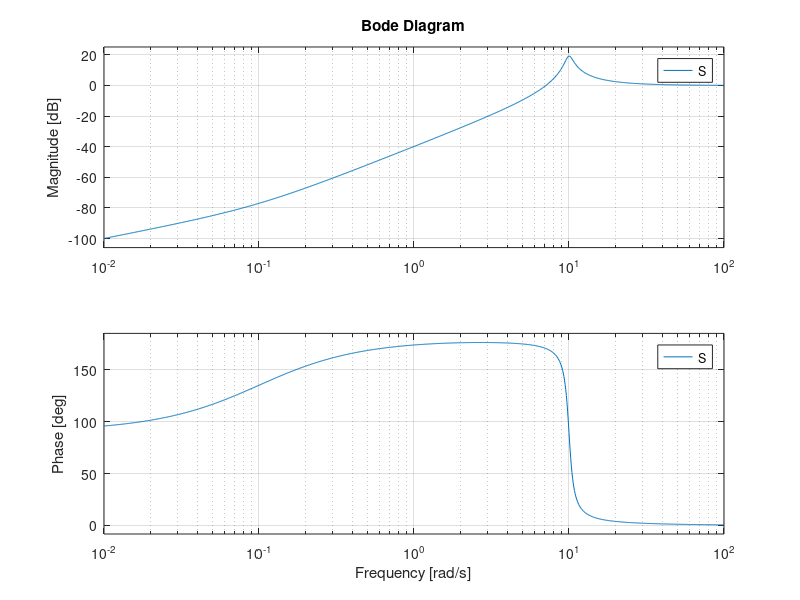
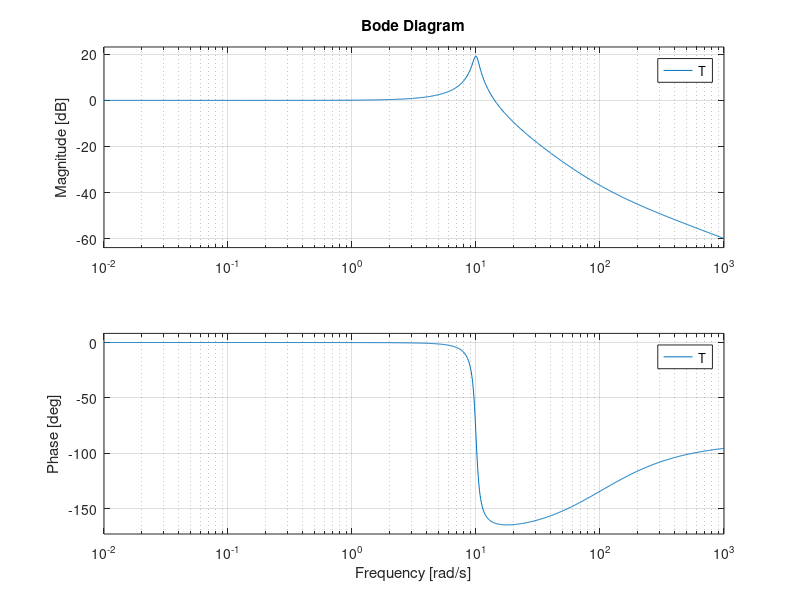
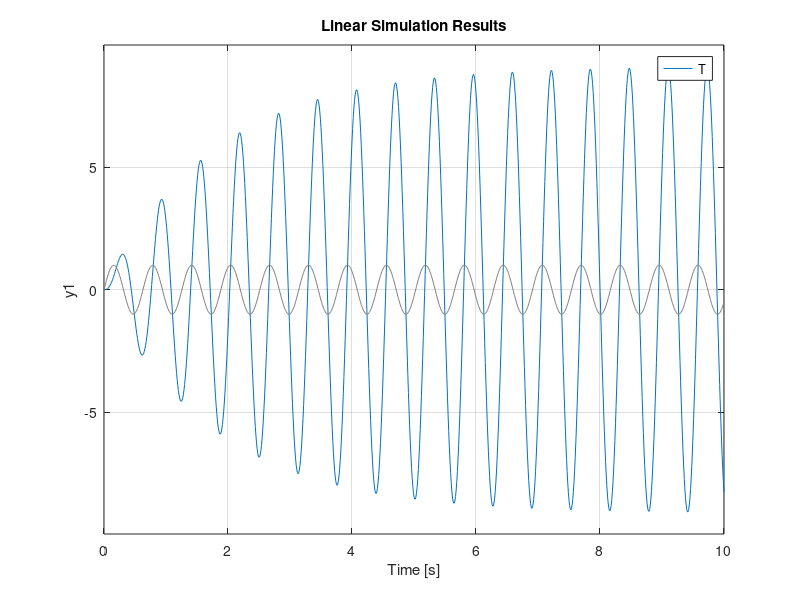

MATLAB code for these plots, in order:
%% Lecture
% 26/1/18
% Nilaan Gunabalachandran 20509203
% Alex Mitterhauser 20531736
% Bo Wang 20446175
% Group 17

clear all;
close all;

%%

t = 0:0.01:10;
u = sin(10*t);
s = tf('s');
P = 1/(s*(s+0.1));

Kp = 100;
Kd = 1;

C = Kd*s+Kp;

L = P*C;

S = 1/(1+P*C);
T = P*C/(1+P*C);

figure, bode(S);
figure, bode(T);

figure, lsim(T, u, t);




